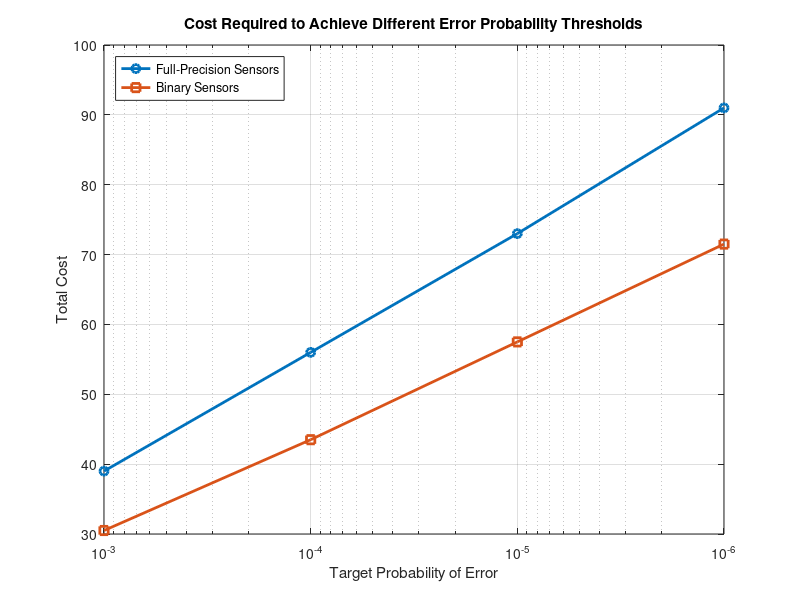

The MATLAB source for this figure:
clc;
clear;
close all;

%% Problem 6
% Cost comparison for full-precision and binary sensors
% at multiple probability of error thresholds

m = 0.5;

% Binary sensor probability
p = normcdf(0.5);

% Search range for number of sensors
n_max = 1000;
n_full = 1:n_max;
n_binary = 1:2:n_max;   % odd n only for binary sensors

%% Compute probability of error for full-precision sensors

Pe_full = qfunc(m .* sqrt(n_full));

%% Compute probability of error for binary sensors

Pe_binary = zeros(size(n_binary));

for k = 1:length(n_binary)
    
    n = n_binary(k);
    
    % For odd n, majority vote error when U <= (n-1)/2
    threshold = (n - 1)/2;
    
    Pe_binary(k) = binocdf(threshold, n, p);
    
end

%% Thresholds to test

targets = [1e-3, 1e-4, 1e-5, 1e-6];

fprintf('\n');
fprintf('---------------------------------------------------------------\n');
fprintf('Problem 6 Cost Comparison\n');
fprintf('---------------------------------------------------------------\n');
fprintf('Target Pe\tFull n\tFull Cost\tBinary n\tBinary Cost\tCheaper\n');
fprintf('---------------------------------------------------------------\n');

for j = 1:length(targets)
    
    target = targets(j);
    
    % Find minimum full-precision sensors
    idx_full = find(Pe_full < target, 1, 'first');
    ng = n_full(idx_full);
    
    % Find minimum binary sensors
    idx_binary = find(Pe_binary < target, 1, 'first');
    nb = n_binary(idx_binary);
    
    % Costs
    cost_full = ng;
    cost_binary = 0.5 * nb;
    
    % Determine cheaper system
    if cost_binary < cost_full
        cheaper = 'Binary';
    elseif cost_full < cost_binary
        cheaper = 'Full';
    else
        cheaper = 'Tie';
    end
    
    fprintf('%.0e\t\t%d\t%.1f\t\t%d\t\t%.1f\t\t%s\n', ...
        target, ng, cost_full, nb, cost_binary, cheaper);
end

fprintf('---------------------------------------------------------------\n');

%% Plot cost required versus target probability

full_costs = zeros(size(targets));
binary_costs = zeros(size(targets));

for j = 1:length(targets)
    
    target = targets(j);
    
    idx_full = find(Pe_full < target, 1, 'first');
    idx_binary = find(Pe_binary < target, 1, 'first');
    
    full_costs(j) = n_full(idx_full);
    binary_costs(j) = 0.5 * n_binary(idx_binary);
    
end

figure;
semilogx(targets, full_costs, 'o-', 'LineWidth', 2);
hold on;
grid on;

semilogx(targets, binary_costs, 's-', 'LineWidth', 2);

set(gca, 'XDir', 'reverse');

xlabel('Target Probability of Error');
ylabel('Total Cost');
title('Cost Required to Achieve Different Error Probability Thresholds');

legend('Full-Precision Sensors', ...
       'Binary Sensors', ...
       'Location', 'northwest');
